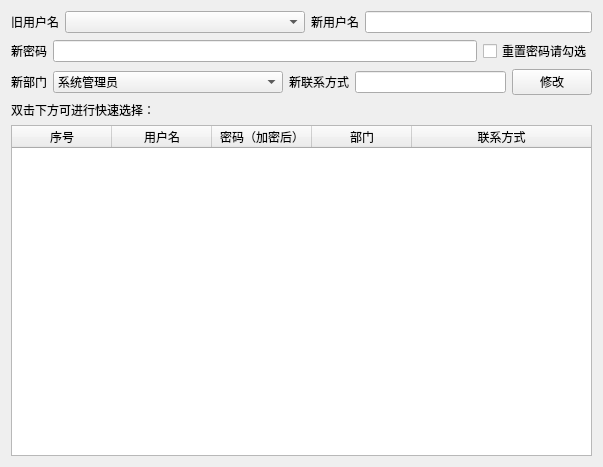
<?xml version="1.0" encoding="UTF-8"?>
<ui version="4.0">
 <class>change_user</class>
 <widget class="QWidget" name="change_user">
  <property name="geometry">
   <rect>
    <x>0</x>
    <y>0</y>
    <width>603</width>
    <height>467</height>
   </rect>
  </property>
  <property name="windowTitle">
   <string>Form</string>
  </property>
  <layout class="QVBoxLayout" name="verticalLayout">
   <item>
    <layout class="QHBoxLayout" name="horizontalLayout">
     <item>
      <widget class="QLabel" name="label">
       <property name="text">
        <string>旧用户名</string>
       </property>
      </widget>
     </item>
     <item>
      <widget class="QComboBox" name="origin_username_comboBox">
       <property name="minimumSize">
        <size>
         <width>240</width>
         <height>0</height>
        </size>
       </property>
      </widget>
     </item>
     <item>
      <widget class="QLabel" name="label_2">
       <property name="text">
        <string>新用户名</string>
       </property>
      </widget>
     </item>
     <item>
      <widget class="QLineEdit" name="dest_username_lineEdit"/>
     </item>
    </layout>
   </item>
   <item>
    <layout class="QHBoxLayout" name="horizontalLayout_2">
     <item>
      <widget class="QLabel" name="label_3">
       <property name="text">
        <string>新密码</string>
       </property>
      </widget>
     </item>
     <item>
      <widget class="QLineEdit" name="dest_passwordlineEdit"/>
     </item>
     <item>
      <widget class="QCheckBox" name="checkBox">
       <property name="text">
        <string>重置密码请勾选</string>
       </property>
      </widget>
     </item>
    </layout>
   </item>
   <item>
    <layout class="QHBoxLayout" name="horizontalLayout_3">
     <item>
      <widget class="QLabel" name="label_4">
       <property name="maximumSize">
        <size>
         <width>50</width>
         <height>16777215</height>
        </size>
       </property>
       <property name="text">
        <string>新部门</string>
       </property>
      </widget>
     </item>
     <item>
      <widget class="QComboBox" name="department_comboBox">
       <property name="minimumSize">
        <size>
         <width>230</width>
         <height>0</height>
        </size>
       </property>
       <item>
        <property name="text">
         <string>系统管理员</string>
        </property>
       </item>
       <item>
        <property name="text">
         <string>经理</string>
        </property>
       </item>
       <item>
        <property name="text">
         <string>采购部</string>
        </property>
       </item>
       <item>
        <property name="text">
         <string>仓储部</string>
        </property>
       </item>
      </widget>
     </item>
     <item>
      <widget class="QLabel" name="label_5">
       <property name="text">
        <string>新联系方式</string>
       </property>
      </widget>
     </item>
     <item>
      <widget class="QLineEdit" name="dest_contact_lineEdit"/>
     </item>
     <item>
      <widget class="QPushButton" name="change_button">
       <property name="text">
        <string>修改</string>
       </property>
      </widget>
     </item>
    </layout>
   </item>
   <item>
    <widget class="QLabel" name="label_6">
     <property name="text">
      <string>双击下方可进行快速选择：</string>
     </property>
    </widget>
   </item>
   <item>
    <widget class="QTableWidget" name="tableWidget">
     <attribute name="horizontalHeaderStretchLastSection">
      <bool>true</bool>
     </attribute>
     <attribute name="verticalHeaderVisible">
      <bool>false</bool>
     </attribute>
     <column>
      <property name="text">
       <string>序号</string>
      </property>
     </column>
     <column>
      <property name="text">
       <string>用户名</string>
      </property>
     </column>
     <column>
      <property name="text">
       <string>密码（加密后）</string>
      </property>
     </column>
     <column>
      <property name="text">
       <string>部门</string>
      </property>
     </column>
     <column>
      <property name="text">
       <string>联系方式</string>
      </property>
     </column>
    </widget>
   </item>
  </layout>
 </widget>
 <resources/>
 <connections/>
</ui>
